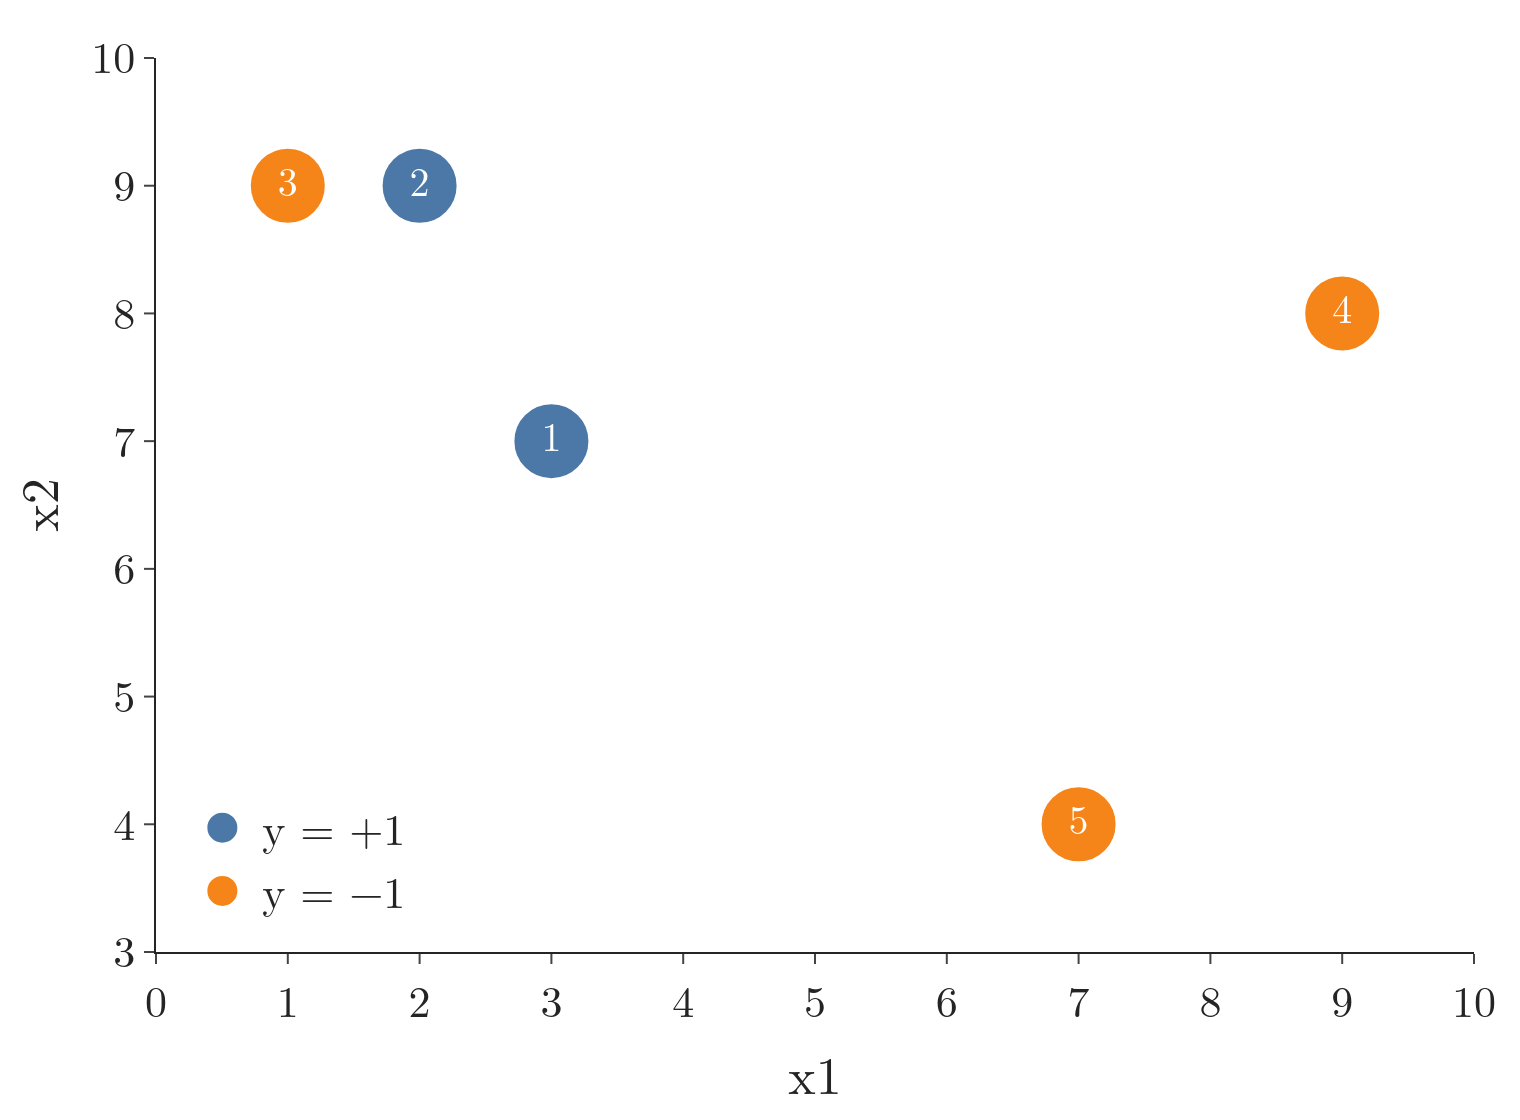

Python code for this plot:
"""Section 2: the Note's 5 observations in the plane of the two features, numbered as in the table, coloured by y.
Run: python toy_data.py  -> toy_data.png (Plotly)"""
from pathlib import Path

import numpy as np
import plotly.graph_objects as go

HERE = Path(__file__).parent
X = np.array([[3, 7], [2, 9], [1, 9], [9, 8], [7, 4]])        # the Note's table
y = np.array([1, 1, -1, -1, -1])
# the Note's claim: no single cut on x1 or x2 separates the classes (every threshold, both directions)
assert not any(((X[:, f] > c) * 2 - 1 == s * y).all() for f in (0, 1) for c in np.arange(0.5, 10, 0.5) for s in (1, -1))
fig = go.Figure()
for cls, c, name in ((1, "#4C78A8", "y = +1"), (-1, "#F58518", "y = −1")):
    m = y == cls
    fig.add_trace(go.Scatter(x=X[m, 0], y=X[m, 1], mode="markers+text", name=name, text=[f"{i}" for i in np.where(m)[0] + 1],
                             textposition="middle center", textfont=dict(color="white", size=20),
                             marker=dict(color=c, size=38, line=dict(color="white", width=1))))
fig.update_layout(template="simple_white", width=760, height=560, font=dict(family="Latin Modern Roman", size=22),
                  xaxis=dict(title="x1", range=[0, 10], dtick=1), yaxis=dict(title="x2", range=[3, 10], dtick=1),
                  legend=dict(x=0.02, y=0.02, bgcolor="rgba(255,255,255,0.8)"), margin=dict(l=60, r=20, t=20, b=60))
fig.write_image(HERE / "toy_data.png", scale=2)
fig.write_image(HERE / "toy_data.pdf")
